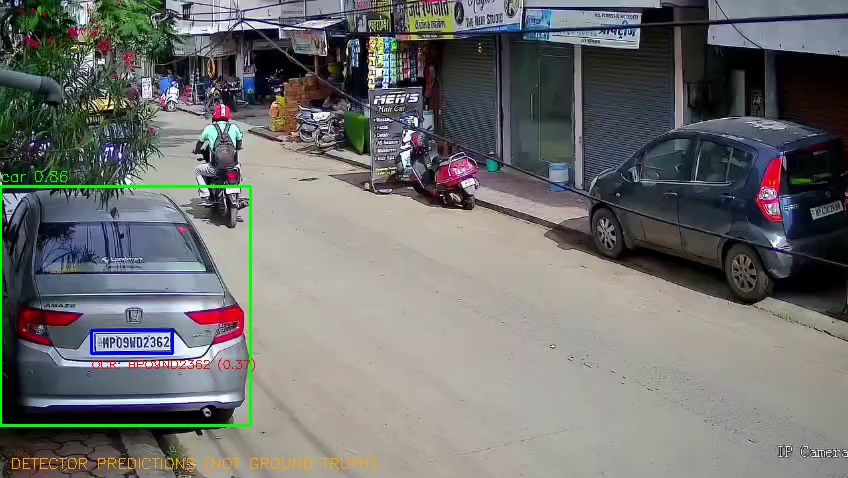
#> input picture data/annotations/frames/video_1_frame_000000.jpg, 848 x 478 px
$ python -i benchmark_ocr_preprocessing.py   (imports and definitions only)
#> lines starting #> are read from the running program, lines starting #| are printed output that depends on the picture
#> further down, picture is the input picture: shape (478, 848, 3); mean B, G, R 110.7, 112.1, 111.4
"""
Controlled OCR Preprocessing Benchmark

Tests preprocessing methods on synthetic plates with known ground truth.
Measures actual accuracy improvement under controlled conditions.
"""
import argparse
import json
import logging
from pathlib import Path
from typing import Dict, List, Tuple
import time
from datetime import datetime

import cv2
import numpy as np
import easyocr

# [1 line not run here, left out]
logger = logging.getLogger(__name__)


# [37 lines left out: functions calculate_levenshtein_distance, calculate_character_accuracy, not called in this run]


def normalize_text(text: str) -> str:
    """Normalize text for comparison: uppercase, single spaces."""
    return ' '.join(text.upper().split())


# [12 lines left out: function downsample_image, not called in this run]


def upsample_cubic(image: np.ndarray, target_size: Tuple[int, int]) -> np.ndarray:
    """Upsample using cubic interpolation."""
    return cv2.resize(image, target_size, interpolation=cv2.INTER_CUBIC)


def upsample_lanczos(image: np.ndarray, target_size: Tuple[int, int]) -> np.ndarray:
    """Upsample using Lanczos4 interpolation."""
    return cv2.resize(image, target_size, interpolation=cv2.INTER_LANCZOS4)


def enhance_contrast(image: np.ndarray) -> np.ndarray:
    """Enhance contrast using CLAHE."""
    if len(image.shape) == 3:
        lab = cv2.cvtColor(image, cv2.COLOR_BGR2LAB)
#> lab: shape (478, 848, 3); mean of channels 0, 1, 2 118, 128.1, 128.8
        l, a, b = cv2.split(lab)
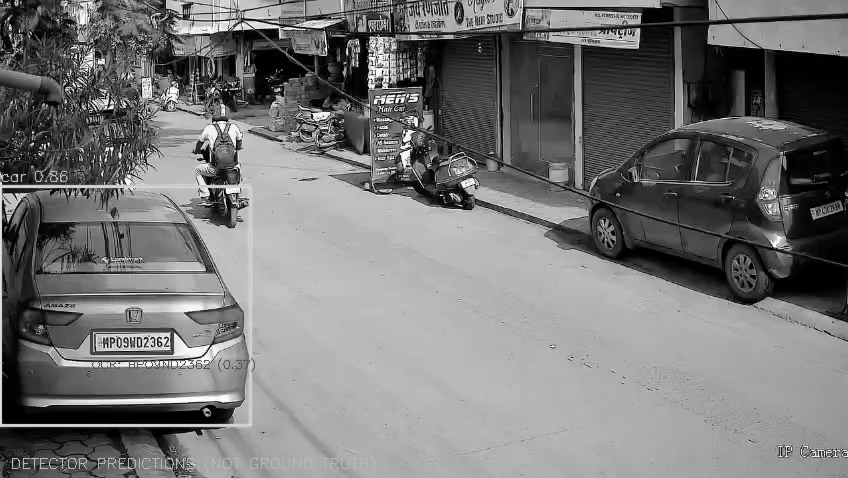
#> l: shape (478, 848); min 0, max 255, mean 118
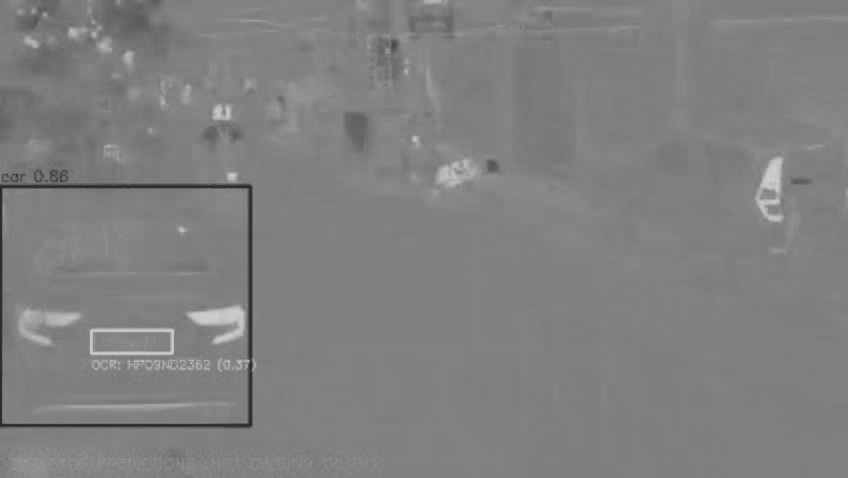
#> a: shape (478, 848); min 42, max 206, mean 128.1
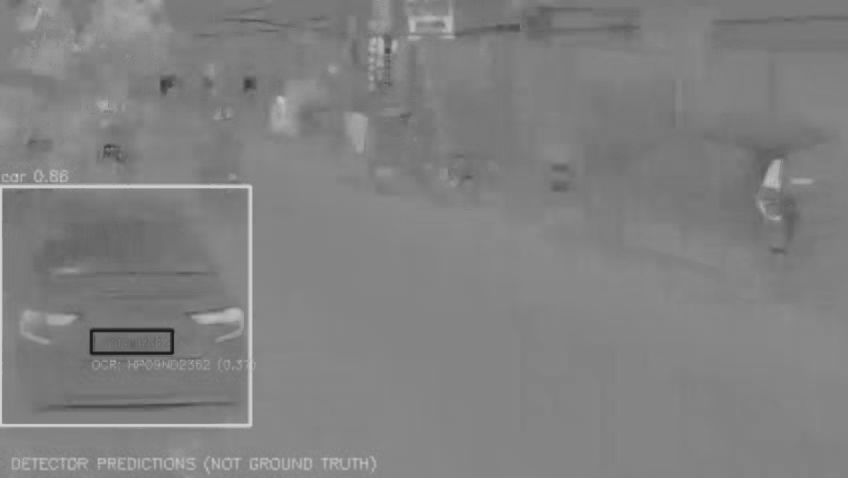
#> b: shape (478, 848); min 23, max 211, mean 128.8
        clahe = cv2.createCLAHE(clipLimit=2.0, tileGridSize=(8, 8))
        l = clahe.apply(l)
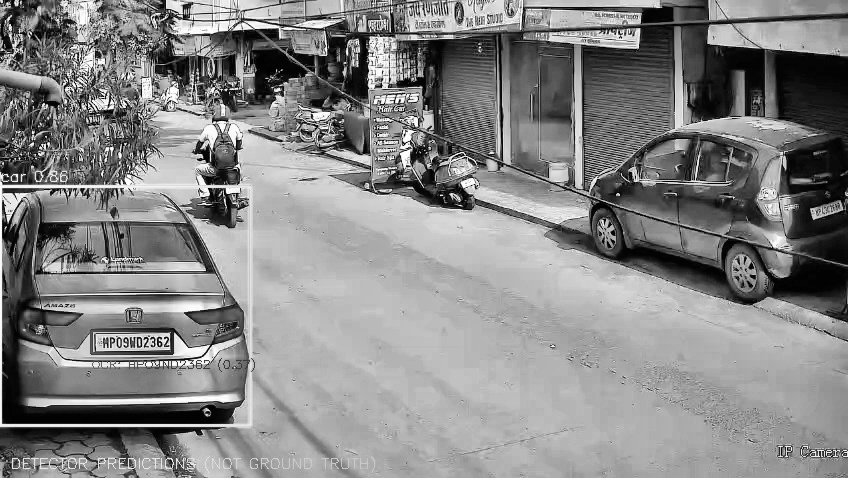
#> l: shape (478, 848); min 0, max 255, mean 134
        lab = cv2.merge([l, a, b])
#> lab: shape (478, 848, 3); mean of channels 0, 1, 2 134, 128.1, 128.8
        return cv2.cvtColor(lab, cv2.COLOR_LAB2BGR)
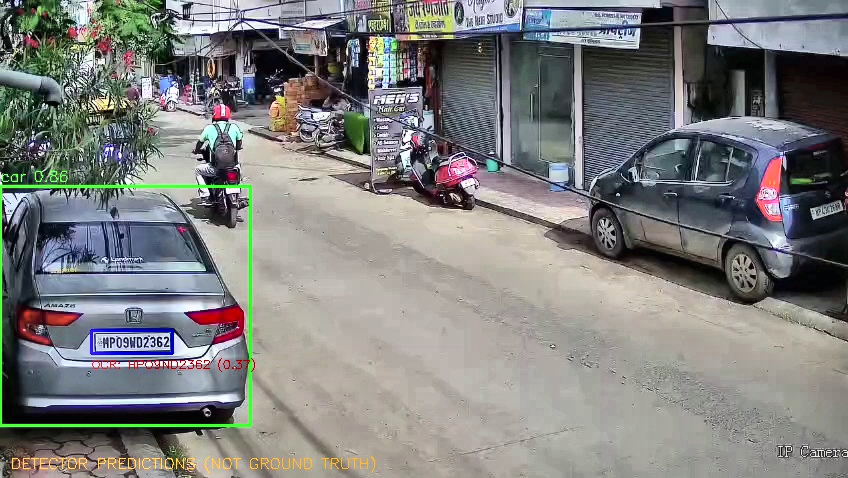
#> returned value: shape (478, 848, 3); mean B, G, R 126.4, 128, 127.3
    else:
        clahe = cv2.createCLAHE(clipLimit=2.0, tileGridSize=(8, 8))
        return clahe.apply(image)


# [4 lines left out: function sharpen_image, not called in this run]


class OCRBenchmark:
    """OCR preprocessing benchmark with controlled conditions."""

    # [514 lines left out: functions __init__, run_ocr, test_baseline, test_downsampled, test_downsampled_upscaled, main, not called in this run]


# [2 lines not run here, left out]

>>> import cv2
>>> picture = cv2.imread('../data/annotations/frames/video_1_frame_000000.jpg')
>>> result = enhance_contrast(picture)
